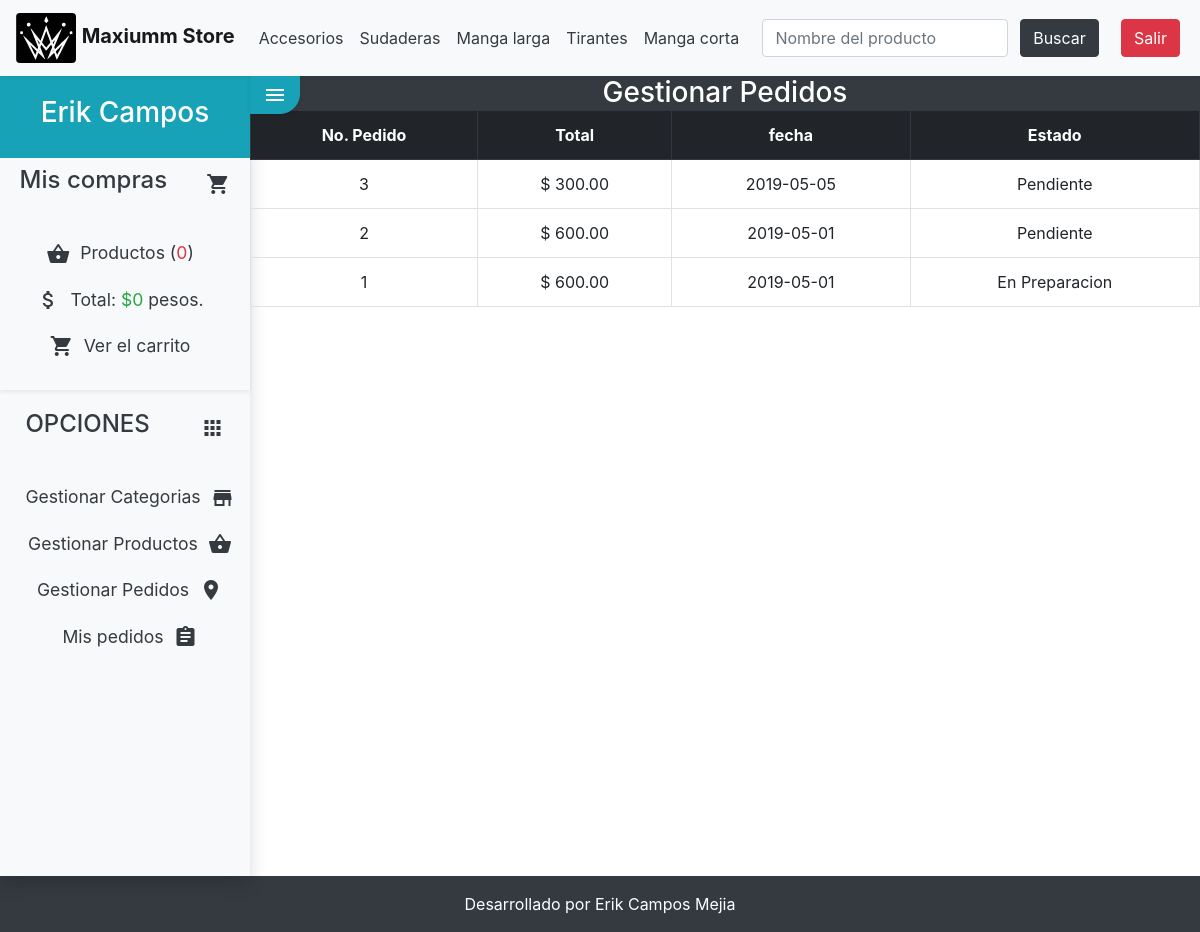
The page /pedido/gestion (signed in) on the database its author committed.
### tables this page shows
CREATE TABLE `categorias` (
  `id` int(255) NOT NULL,
  `nombre` varchar(100) NOT NULL
);

CREATE TABLE `pedidos` (
  `id` int(255) NOT NULL,
  `usuario_id` int(255) NOT NULL,
  `provincia` varchar(100) NOT NULL,
  `localidad` varchar(100) NOT NULL,
  `direccion` varchar(255) NOT NULL,
  `coste` float(200,2) NOT NULL,
  `estado` varchar(20) NOT NULL,
  `fecha` date DEFAULT NULL,
  `hora` time DEFAULT NULL
);

### config/db.php (called while the page is built)
<?php
class Database{
    public static function connect(){
        $db = new mysqli('localhost','test','root','maxiumm_store');
        $db->query("SET NAMES 'utf8'");
        return $db;
    }
}

### helpers/utils.php (called while the page is built, shortened)
<?php
class Utils {
    public static function showCategorias() {
        require_once 'models/categoria.php';
        $categoria = new Categoria();
        $categorias = $categoria->getAll();
        return $categorias;
    }
    public static function showStatus($status) {
        $value = 'Pendiente';
        if ($status == 'confirm') {
            $value = 'Pendiente';
        } elseif ($status == 'preparation') {
            $value = 'En Preparacion';
        } elseif ($status == 'ready') {
            $value = 'Preparado para enviar';
        } elseif ($status) {
            $value = 'Enviado';
        }
        return $value;
    }
}

### models/categoria.php (called while the page is built, shortened)
<?php
class Categoria {
    private $db;
    public function __construct() {
        $this->db = Database::connect();
    }
    public function getAll() {
        $sql = "SELECT *FROM categorias ORDER BY id DESC";
        $categorias = $this->db->query($sql);
        return $categorias;
    }
}

### controllers/pedidoController.php (called while the page is built, shortened)
<?php
require_once 'models/pedido.php';
class pedidoController {
    public function gestion() {
        $gestion = true;
        $pedido = new Pedido();
        $pedidos = $pedido->getAll();
        require_once 'views/pedido/mis_pedidos.php';
    }
}

### models/pedido.php (called while the page is built, shortened)
<?php
class Pedido {
    private $db;
    function __construct() {
        $this->db = Database::connect();
    }
    public function getAll() {
        $productos = $this->db->query("SELECT *FROM pedidos ORDER BY id DESC");
        return $productos;
    }
}

### views/pedido/mis_pedidos.php (the view)
<div class="bg-dark text-white text-center">
<?php if (isset($gestion)): ?>
<h3 class="my-0">Gestionar Pedidos</h3>
<?php else: ?>
<h3 class='my-0'>Mis Pedidos</h3>
<?php endif; ?>
</div>
<div class="table-responsive">
<table class="table text-center table-hover table-bordered">
    <tr class="thead-dark">
        <th>No. Pedido</th>
        <th>Total</th>
        <th>fecha</th>
        <th>Estado</th>
    </tr>
    <?php while ($ped = $pedidos->fetch_object()): ?>
        <tr>
            <td><a href="<?= base_url ?>pedido/detalle/<?= $ped->id ?>"><?= $ped->id ?></a></td>
            <td>$ <?= $ped->coste ?></td>
            <td><?= $ped->fecha ?></td>
            <td><?= Utils::showStatus($ped->estado)?></td>
        </tr>
    <?php endwhile; ?>
</table>
</div>

### views/layout/header.php (shortened to what this page needs)
<!DOCTYPE html>
<html lang="es">
<head>
    <link rel="stylesheet" href="<?=base_url?>assets/css/bootstrap.css">
    <link rel="stylesheet" href="<?= base_url ?>assets/css/styles.css">
</head>
<body class="grey">
    <div id="main">
        <div class="navbar navbar-expand-lg navbar-light bg-light shadow-sm" style="margin-bottom: 0px">
            <a href="<?=base_url?>" class="navbar-brand">
                <img src="<?=base_url?>assets/img/logo.svg" class="rounded mx-auto">
                <strong>Maxiumm Store</strong>
            </a>
            <?php $categorias = Utils::showCategorias(); ?>
            <div class="collapse navbar-collapse" id="navbarNav">
                <ul class="navbar-nav mr-auto d-flex justify-content-center align-items-center text-center"
                    id='menu-nav'>
                    <?php while ($cat = $categorias->fetch_object()): ?>
                    <li class="nav-item"><a class="nav-link text-dark"
                            href="<?= base_url ?>categoria/ver/<?= $cat->id ?>"><?= $cat->nombre ?> </a></li>
                    <?php endwhile; ?>
                </ul>
                <form class="form-inline my-2 my-lg-0 d-flex justify-content-center align-items-center" action="<?=base_url?>producto/serch" method="POST">
                    <input class="form-control mr-sm-2 col-sm-8" placeholder="Nombre del producto" name="name" id="name">
                    <button class="btn btn-dark my-2 my-sm-0 mx-1 text-white" type="submit" >Buscar</button>
                </form>
                <div class="d-flex justify-content-center align-items-center text-center">
                <?php if (!isset($_SESSION['identity'])): ?>
                    <a class="btn btn-info my-2 my-sm-0 mx-1" href="<?= base_url ?>usuario/loginView">Login</a>
                    <a class="btn btn-success my-2 my-sm-0 mx-1" href="<?= base_url ?>usuario/registro">Registrar</a>
                    <?php else: ?>
                    <a class="btn btn-danger my-2 my-sm-0 mx-1" href="<?= base_url ?>usuario/logout">Salir</a>
                    <?php endif; ?>
                </div>
            </div>
        </div>
        <div class="wrapper bg-white">

### assets/css/styles.css (style rules this page uses)
.wrapper { display: flex; width: 100%; align-items: stretch; }
a, a:hover, a:focus { color: inherit; text-decoration: none; transition: all 0.3s; }

### rows shown on the page
categorias: nombre "Accesorios"
categorias: nombre "Sudaderas"
categorias: nombre "Manga larga"
categorias: nombre "Tirantes"
categorias: nombre "Manga corta"
pedidos: id "3", coste "300.00", fecha "2019-05-05", estado "Pendiente"
pedidos: id "2", coste "600.00", fecha "2019-05-01", estado "Pendiente"
pedidos: id "1", coste "600.00", fecha "2019-05-01", estado "En Preparacion"

### other values the page prints
$_SESSION['identity']->nombre "Erik"
$_SESSION['identity']->apellidos "Campos"
$stats['count'] "0"
$stats['total'] "0"
